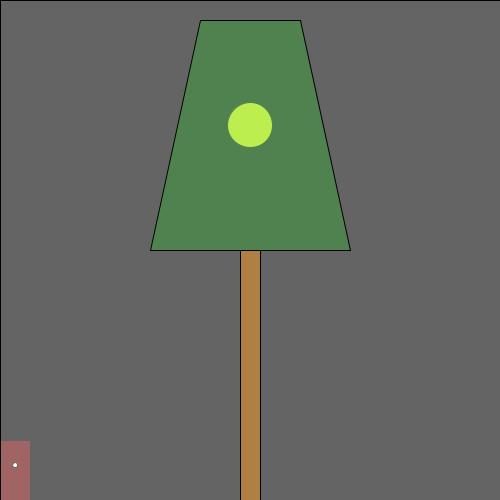
Frame 1 (no input)
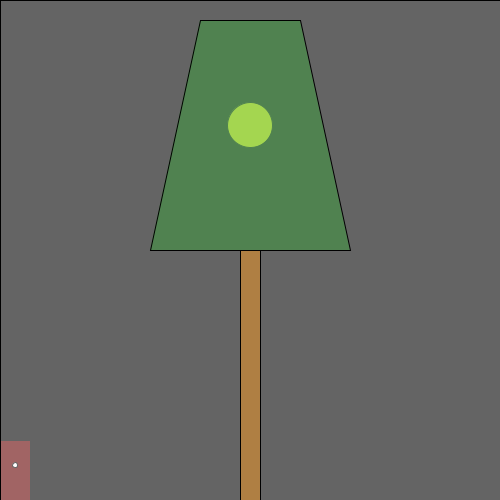
Frame 60 (the mouse pressed at the canvas centre just before this capture)
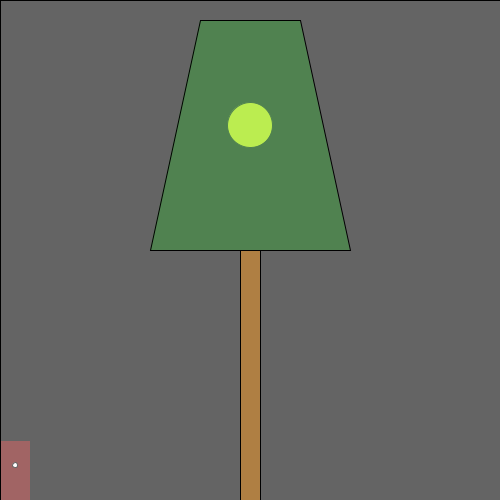
Frame 120 (the mouse held since frame 60 and released just before this capture)

The Processing sketch that drew these frames (run headless with seeded random() and noise(); from frame 60 on, the mouse is pressed at the canvas centre):

// Processing sketch: processing_108843
// ── processing_108843.pde

/*
  Norm Krumpe
  September 22, 2012
  Models a light that is triggered by motion (in this case, motion
  of the mouse).  The light also has a timer.  So, motion turns on the
  light, but a certain amount of time passing with no motion will
  cause the light to turn off again.
*/

// How close you need to get to the
// light sensor in order to turn on
// the light.  Higher values make it
// easier to trigger the light.  Distance
// is measured in pixels.
final int TRIGGER_DISTANCE = 50;

// The location of the sensor:
final int SWITCH_CENTER_X = 15;
final int SWITCH_CENTER_Y = 465;

// seconds until light shuts off automatically when there is no motion
final float SECONDS_UNTIL_AUTO_SHUTOFF = 10; 

// Light will initially be on because of this next value.
// Want the light off initially?  
// Set this to something less than SECONDS_UNTIL_AUTO_SHUTOFF
float timeOfLastTrigger = 0; 
boolean revealTriggerRegion = false;

// Just choose a window size
void setup() {
  size(500, 500);
}

// Each time the mouse moves, check to see
// if it triggered the motion sensor
void mouseMoved() {
  if (motionSensorWasTriggered()) {
    timeOfLastTrigger = millis()/1000.0;
  }
}

// When a key is pressed, toggle the "cheat" that
// reveals the motion sensor's trigger region.
void keyPressed() {
  revealTriggerRegion = !revealTriggerRegion;
}

// Draw the various parts of the scene
void draw() {
  background(0);

  drawLightSwitch();
  drawLamp();  
  drawTriggerRegion();
}

// Draws all components of the lamp
void drawLamp() {
  drawLight();
  fill(0, 255, 0, 50);
  quad(200, 20, 300, 20, 350, 250, 150, 250);
  fill(175, 127, 67);
  rect(240, 250, 20, 250);
}

// How the light gets drawn depends on whether
// the lightbulb is lit.
void drawLight() {

  if (secondsSinceLastTrigger() < SECONDS_UNTIL_AUTO_SHUTOFF) {
    // If the light is on:
    int strength = (int)random(156, 256);
    fill(strength, strength, 0);
    ellipse(250, 125, 45, 45);
    fill(255, 100);
    rect(0, 0, width, height);
  }

  else {
    // Light is off:
    fill(10, 10, 0);
    ellipse(250, 125, 45, 45);
  }
}

// Draw the light switch/sensor
void drawLightSwitch() {
  fill(100, 0, 0);
  rect(SWITCH_CENTER_X - 15, SWITCH_CENTER_Y - 25, 30, 60);
  fill(255);
  ellipse(SWITCH_CENTER_X, SWITCH_CENTER_Y, 5, 5);
}

// Return true if the mouse triggered the sensor
boolean motionSensorWasTriggered() {
  return distanceFromLightSwitch() < TRIGGER_DISTANCE;
}

// Compute the distance between the mouse and the sensor
float distanceFromLightSwitch() {  
  return dist(mouseX, mouseY, SWITCH_CENTER_X, SWITCH_CENTER_Y);
}

// Determine how long it has been since the motion sensor
// was last turned on.
float secondsSinceLastTrigger() {
  return millis()/1000.0 - timeOfLastTrigger;
}

// Show a "cheat" region so that you know where the mouse
// needs to go in order to trigger the light sensor
void drawTriggerRegion() {
  if (revealTriggerRegion) {
    fill(255, 25);
    ellipse(SWITCH_CENTER_X, SWITCH_CENTER_Y, 
    TRIGGER_DISTANCE * 2, TRIGGER_DISTANCE * 2);
  }
}
